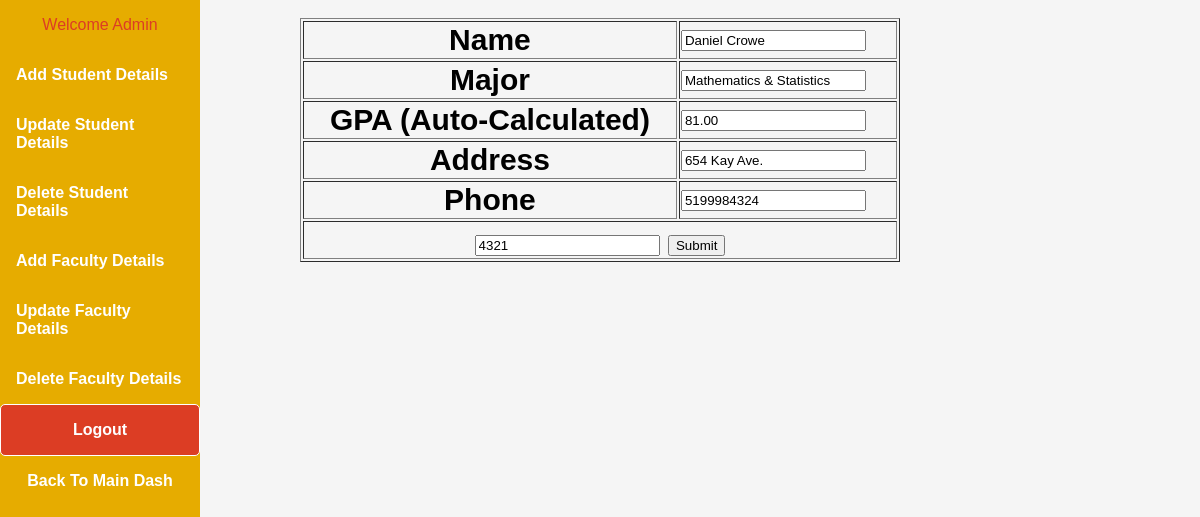
Page /admin/updateform.php?studentid=4321 (signed in) on the earlier database version.
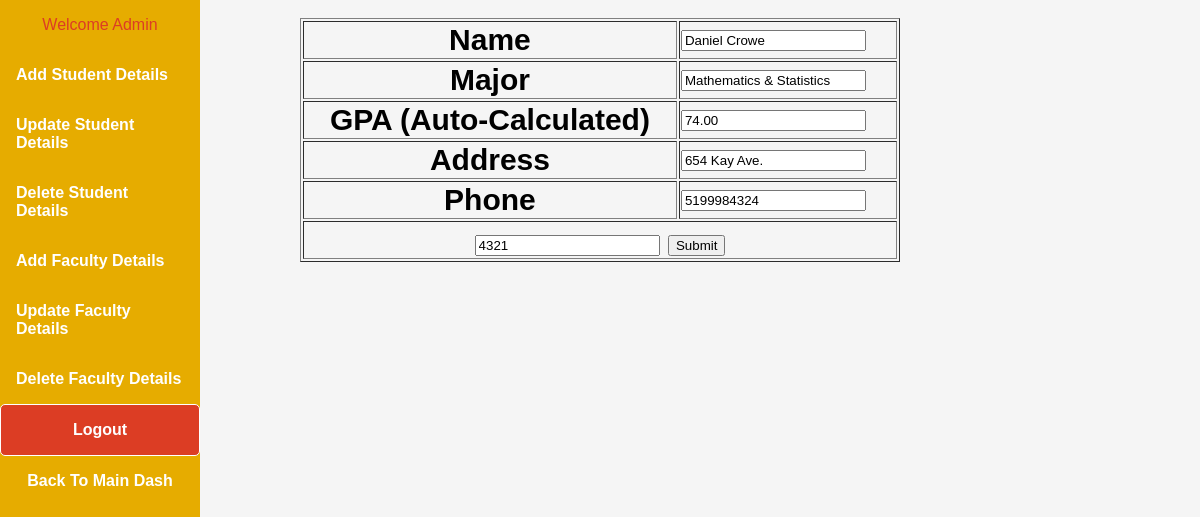
Same page on the later database version.
### tables this page shows
CREATE TABLE `student_info` (
  `StudentID` int(11) NOT NULL,
  `StudentName` varchar(50) NOT NULL,
  `Major` varchar(50) DEFAULT NULL,
  `GPA` decimal(5,2) DEFAULT NULL,
  `address` varchar(255) DEFAULT NULL,
  `phone` varchar(20) DEFAULT NULL
);

### admin/updateform.php (the view, shortened to what this page needs)
<?php
	include('header.php');
	include('titleheader.php');
?>
<?php
	include ('../dbconnect.php');
	$id=$_GET['studentid'];
	$sql="SELECT * FROM  student.student_info WHERE StudentID = $id";
	$run = mysqli_query($db,$sql);
	$result=mysqli_fetch_assoc($run);
	$name=$result['StudentName'];
	$major=$result['Major'];
	$gpa=$result['GPA'];
	$Address=$result['address'];
	$Phone=$result['phone'];
?>
	<form method="POST" action="updatedata.php" enctype="multipart/form-data">
	<table border="1" align="center" style="width:50%;font-size: 30px;">
		 <tr>
				<th>Name</th>
					<td><input type="text" name="name" value="<?php echo $name; ?>"required></td>
		 </tr>
		 <tr>
				<th>Major</th>
				<td><input type="text" name="major" value="<?php if ( isset( $major ) ) {  echo $major; }?>" required></td>
		 </tr>
		<tr>
				<th>GPA (Auto-Calculated)</th>
				<td><input type="number" name="gpa" readonly value="<?php if ( isset( $gpa ) ) {  echo $gpa; }?>"required></td>
		</tr>
				 <tr>
				<th>Address</th>
				<td><input type="text" name="Address" value="<?php if ( isset( $Address ) ) {  echo $Address; }?>"required></td>
		</tr>
		<tr>
				<th>Phone</th>
				<td><input type="text" name="Phone" value="<?php if ( isset( $Phone ) ) {  echo $Phone; }?>"required></td>
		 </tr>
		 <tr>
		 	<td colspan="2" align="center">
		 		<input type="text" name="id" value="<?php echo $id;?>"/>
		 		<input height="30%" type="submit" name="Submit" value="Submit">
		 	</td>
		 </tr>
	</table>
	</form>

### admin/header.php (shortened to what this page needs)
 <!DOCTYPE html>
<html>
<head>
	<link rel="stylesheet" type="text/css" href="../css/dashboard.css">
</head>
<body>
</body>
</html>

### admin/titleheader.php (shortened to what this page needs)
<!DOCTYPE html>
<html>
<head>
</head>
<body>
		<div class="sidenav">
<p style="color:#DC3D24" font-family:century Gothic; align="center">Welcome Admin</p>
  <a href="addstudent.php">Add Student Details</a>
  <a href="updatestudent.php">Update Student Details</a>
  <a href="deletestudent.php">Delete Student Details</a>
  <a href="addfaculty.php">Add Faculty Details</a>
  <a href="updatefaculty.php">Update Faculty Details</a>
  <a href="deletefaculty.php">Delete Faculty Details</a>
  <a href="../logout.php" class="btn">Logout</a>
   <a href="admindash.php" style="color:white" font-family:century Gothic; align="center">Back To Main Dash</a>
</div>
</body>
</html>

### css/dashboard.css (style rules this page uses)
* { box-sizing: border-box; }
body { margin: 0; font-family: Arial, Helvetica, sans-serif; background-color: whitesmoke }
.sidenav { height: 100%; width: 200px; position: fixed; z-index: 1; top: 0; left: 0; background-color: #e6ac00 ; overflow-x: hidden; }
.sidenav a { color: white; padding: 16px; text-decoration: none; display: block; font-weight: bold; }
.btn { background-color: #DC3D24; text-align: center; border-radius: 5px; border: 1px solid #fff; padding: 10px 30px; color: #fff; text-decoration: none; transition: 0.6s ease; }

Differences in the rows shown:
changed student_info "Daniel Crowe": gpa "81.00" → "74.00"
